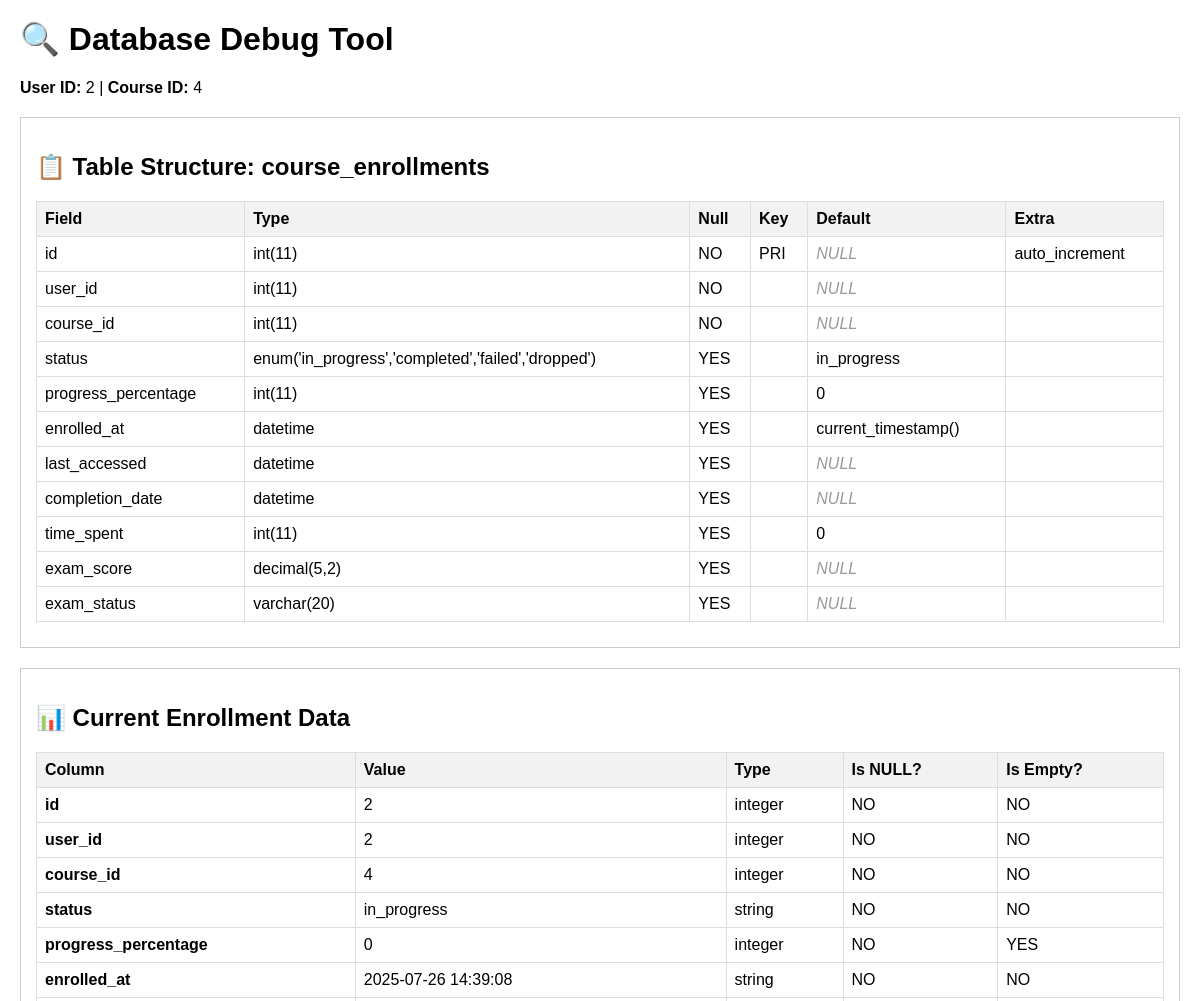
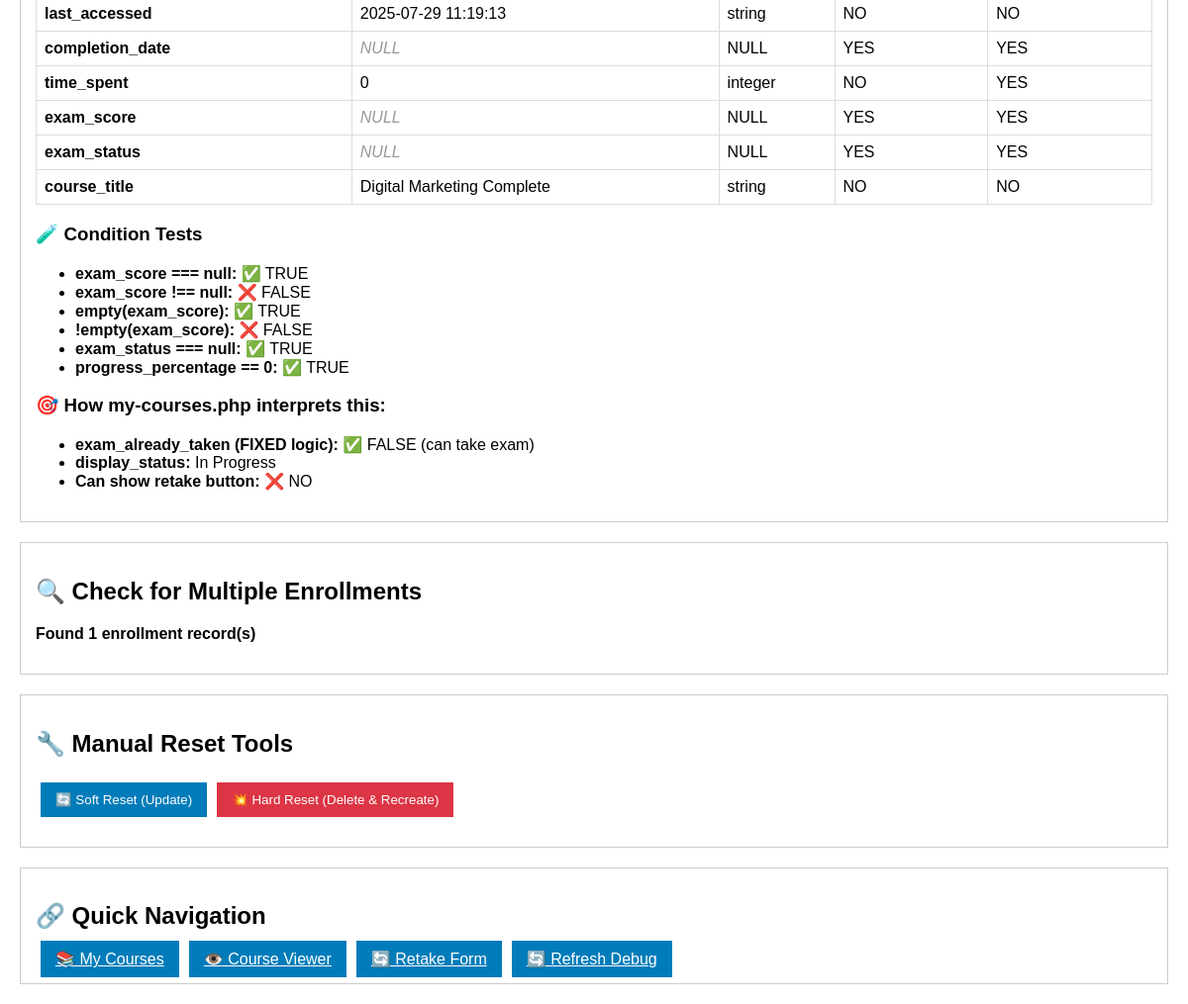
Screenshot of /debug-enrollement.php (signed in) with the database file from the repository (2 pictures, top to bottom).
### tables this page shows
CREATE TABLE `course_enrollments` (
  `id` int(11) NOT NULL,
  `user_id` int(11) NOT NULL,
  `course_id` int(11) NOT NULL,
  `status` enum('in_progress','completed','failed','dropped') DEFAULT 'in_progress',
  `progress_percentage` int(11) DEFAULT 0,
  `enrolled_at` datetime DEFAULT current_timestamp(),
  `last_accessed` datetime DEFAULT NULL,
  `completion_date` datetime DEFAULT NULL,
  `time_spent` int(11) DEFAULT 0,
  `exam_score` decimal(5,2) DEFAULT NULL,
  `exam_status` varchar(20) DEFAULT NULL
);

CREATE TABLE `course_list` (
  `id` int(11) NOT NULL,
  `teacher_id` int(11) DEFAULT 1,
  `category_id` int(11) DEFAULT 1,
  `title` varchar(200) NOT NULL,
  `description` text DEFAULT NULL,
  `price` decimal(10,2) DEFAULT 0.00,
  `duration_hours` int(11) DEFAULT 0,
  `level` enum('beginner','intermediate','advanced') DEFAULT 'beginner',
  `thumbnail` varchar(255) DEFAULT NULL,
  `status` varchar(20) DEFAULT 'active',
  `created_at` timestamp NOT NULL DEFAULT current_timestamp(),
  `curriculum` text DEFAULT NULL,
  `overview` text DEFAULT NULL
);

### debug-enrollement.php (the view, shortened to what this page needs)
<?php
$user_id = $_SESSION['user_id'];
$course_id = $_GET['course_id'] ?? 4;
try {
    $pdo = getDbConnection();
    echo "<h1>🔍 Database Debug Tool</h1>";
    echo "<p><strong>User ID:</strong> $user_id | <strong>Course ID:</strong> $course_id</p>";
    echo "<div class='section'>";
    echo "<h2>📋 Table Structure: course_enrollments</h2>";
    $stmt = $pdo->query("DESCRIBE course_enrollments");
    $columns = $stmt->fetchAll(PDO::FETCH_ASSOC);
    echo "<table>";
    echo "<tr><th>Field</th><th>Type</th><th>Null</th><th>Key</th><th>Default</th><th>Extra</th></tr>";
    foreach ($columns as $col) {
        echo "<tr>";
        echo "<td>" . $col['Field'] . "</td>";
        echo "<td>" . $col['Type'] . "</td>";
        echo "<td>" . $col['Null'] . "</td>";
        echo "<td>" . $col['Key'] . "</td>";
        echo "<td>" . ($col['Default'] === null ? '<span class="null">NULL</span>' : $col['Default']) . "</td>";
        echo "<td>" . $col['Extra'] . "</td>";
        echo "</tr>";
    }
    echo "</table>";
    echo "</div>";
    echo "<div class='section'>";
    echo "<h2>📊 Current Enrollment Data</h2>";
    $stmt = $pdo->prepare("
        SELECT e.*, cl.title as course_title
        FROM course_enrollments e
        LEFT JOIN course_list cl ON e.course_id = cl.id
        WHERE e.user_id = ? AND e.course_id = ?
    ");
    $stmt->execute([$user_id, $course_id]);
    $enrollment = $stmt->fetch(PDO::FETCH_ASSOC);
    if ($enrollment) {
        echo "<table>";
        echo "<tr><th>Column</th><th>Value</th><th>Type</th><th>Is NULL?</th><th>Is Empty?</th></tr>";
        foreach ($enrollment as $key => $value) {
            $isNull = $value === null ? 'YES' : 'NO';
            $isEmpty = empty($value) ? 'YES' : 'NO';
            $type = gettype($value);
            $displayValue = $value === null ? '<span class="null">NULL</span>' : htmlspecialchars($value);
            echo "<tr>";
            echo "<td><strong>$key</strong></td>";
            echo "<td>$displayValue</td>";
            echo "<td>$type</td>";
            echo "<td>$isNull</td>";
            echo "<td>$isEmpty</td>";
            echo "</tr>";
        }
        echo "</table>";
        echo "<h3>🧪 Condition Tests</h3>";
        echo "<ul>";
        echo "<li><strong>exam_score === null:</strong> " . ($enrollment['exam_score'] === null ? '✅ TRUE' : '❌ FALSE') . "</li>";
        echo "<li><strong>exam_score !== null:</strong> " . ($enrollment['exam_score'] !== null ? '✅ TRUE' : '❌ FALSE') . "</li>";
        echo "<li><strong>empty(exam_score):</strong> " . (empty($enrollment['exam_score']) ? '✅ TRUE' : '❌ FALSE') . "</li>";
        echo "<li><strong>!empty(exam_score):</strong> " . (!empty($enrollment['exam_score']) ? '✅ TRUE' : '❌ FALSE') . "</li>";
        echo "<li><strong>exam_status === null:</strong> " . ($enrollment['exam_status'] === null ? '✅ TRUE' : '❌ FALSE') . "</li>";
        echo "<li><strong>progress_percentage == 0:</strong> " . ($enrollment['progress_percentage'] == 0 ? '✅ TRUE' : '❌ FALSE') . "</li>";
        echo "</ul>";
        echo "<h3>🎯 How my-courses.php interprets this:</h3>";
        $exam_already_taken = ($enrollment['exam_score'] !== null && $enrollment['exam_score'] !== '');
        $display_status = match($enrollment['status']) {
            'completed' => 'Completed',
            'failed' => 'Failed',
            'in_progress' => 'In Progress',
            default => 'Not Started'
        };
        echo "<ul>";
        echo "<li><strong>exam_already_taken (FIXED logic):</strong> " . ($exam_already_taken ? '❌ TRUE (will show "already taken")' : '✅ FALSE (can take exam)') . "</li>";
        echo "<li><strong>display_status:</strong> $display_status</li>";
        echo "<li><strong>Can show retake button:</strong> " . (in_array($display_status, ['Completed', 'Failed']) ? '✅ YES' : '❌ NO') . "</li>";
        echo "</ul>";
    } else {
        echo "<div class='error'>❌ No enrollment found for this user/course combination!</div>";
    }
    echo "</div>";
    echo "<div class='section'>";
    echo "<h2>🔍 Check for Multiple Enrollments</h2>";
    $stmt = $pdo->prepare("SELECT * FROM course_enrollments WHERE user_id = ? AND course_id = ?");
    $stmt->execute([$user_id, $course_id]);
    $all_enrollments = $stmt->fetchAll(PDO::FETCH_ASSOC);
    echo "<p><strong>Found " . count($all_enrollments) . " enrollment record(s)</strong></p>";
    echo "</div>";
    echo "<div class='section'>";
    echo "<h2>🔧 Manual Reset Tools</h2>";
    echo "<form method='POST' style='margin: 10px 0;'>";
    echo "<button type='submit' name='reset_action' value='soft_reset' class='btn' onclick='return confirm(\"Soft reset: Update existing record?\")'>🔄 Soft Reset (Update)</button>";
    echo "<button type='submit' name='reset_action' value='hard_reset' class='btn btn-danger' onclick='return confirm(\"Hard reset: Delete and recreate record?\")'>💥 Hard Reset (Delete & Recreate)</button>";
    echo "</form>";
    echo "</div>";
    echo "<div class='section'>";
    echo "<h2>🔗 Quick Navigation</h2>";
    echo "<a href='my-courses.php' class='btn'>📚 My Courses</a>";
    echo "<a href='course-viewer.php?id=$course_id' class='btn'>👁️ Course Viewer</a>";
    echo "<a href='retake-course.php?course_id=$course_id' class='btn'>🔄 Retake Form</a>";
    echo "<a href='?course_id=$course_id&refresh=" . time() . "' class='btn'>🔄 Refresh Debug</a>";
    echo "</div>";
} catch (Exception $e) {
    echo "<div class='error'>💥 Error: " . $e->getMessage() . "</div>";
}
?>

### debug-enrollement.php (style rules this page uses)
table { border-collapse: collapse; width: 100%; margin: 10px 0; }
th, td { border: 1px solid #ddd; padding: 8px; text-align: left; }
th { background-color: #f2f2f2; }
.null { color: #999; font-style: italic; }
.section { margin: 20px 0; padding: 15px; border: 1px solid #ccc; }
.btn { padding: 10px 15px; margin: 5px; background: #007cba; color: white; border: none; cursor: pointer; }
.btn-danger { background: #dc3545; }

### rows the page displays
course_enrollments: id "2", id "integer", id "NO", user "2", user "integer", user "NO", course "4", course "integer", course "NO", status "in_progress", status "string", status "NO", progress_percentage "0", progress_percentage "integer", progress_percentage "NO", enrolled_at "2025-07-26 14:39:08", enrolled_at "string", enrolled_at "NO", last_accessed "2025-07-29 11:19:13", last_accessed "string", last_accessed "NO", completion_date "NULL", completion_date "YES", time_spent "0", time_spent "integer", time_spent "NO", exam_score "NULL", exam_score "YES", exam_status "NULL", exam_status "YES", course_list.title "Digital Marketing Complete", course_list.title "string", course_list.title "NO", status "In Progress"

### other values shown
$user_id "2"
$course_id "4"
$col['Field'] "id"
$col['Type'] "int(11)"
$col['Null'] "NO"
$col['Key'] "PRI"
$col['Extra'] "auto_increment"
$col['Field'] "user_id"
$col['Field'] "course_id"
$col['Field'] "status"
$col['Type'] "enum('in_progress','completed','failed','dropped')"
$col['Null'] "YES"
$col['Default'] "in_progress"
$col['Field'] "progress_percentage"
$col['Default'] "0"
